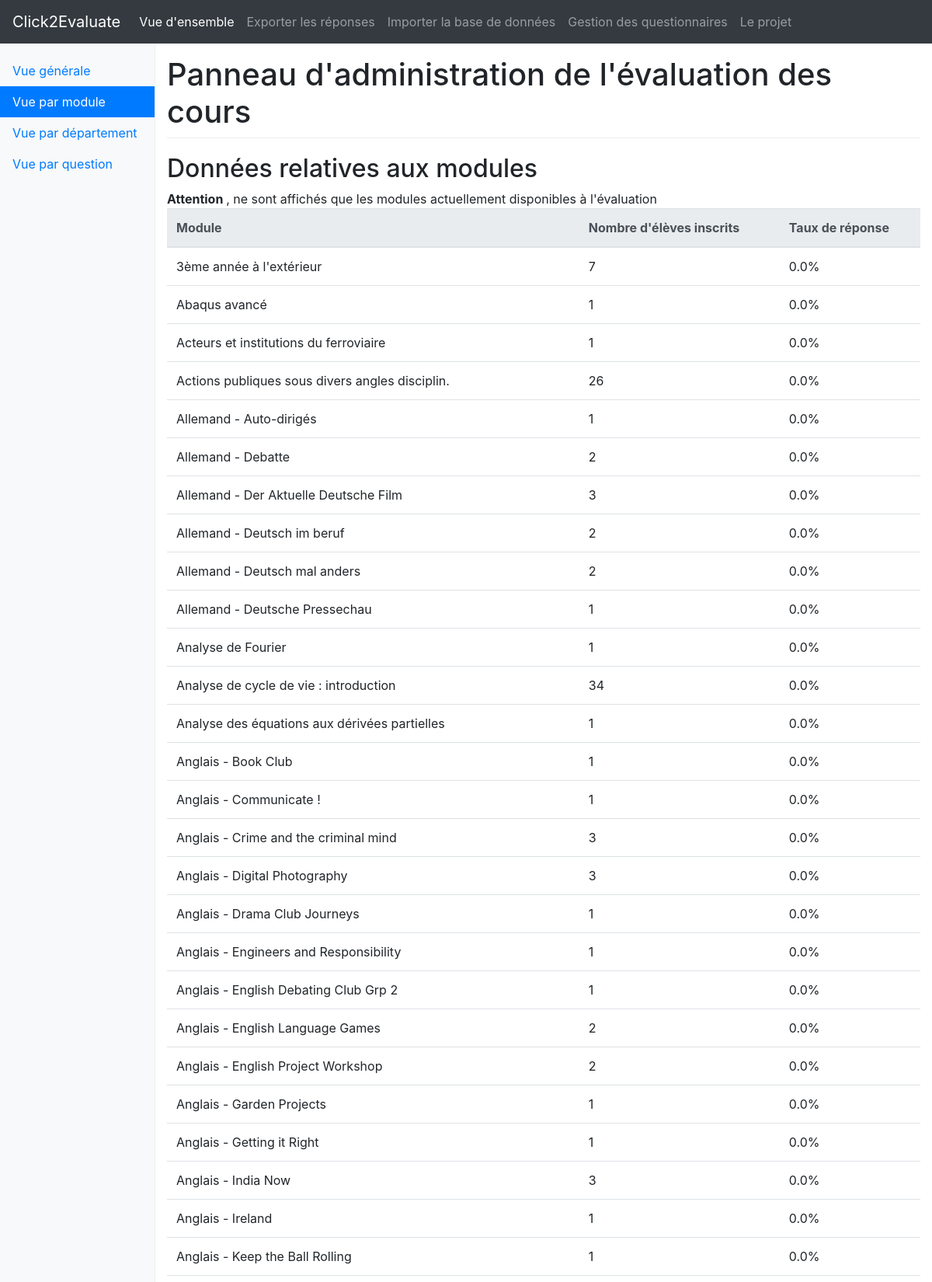
The app's page /s2ip/vueGlobale/module/ (upper part) with its own data.
### api/models.py (models this page shows, shortened)
class Course(models.Model):
    id_course = models.CharField(max_length = 10, unique=True)   # e.g. "TDLOG"
    label = models.CharField(max_length = 100) # e.g "Techniques de développement logiciel"
    commissionsDate = models.DateTimeField()        # last day to submit a new answer
    availableDate = models.DateTimeField()          # first day to submnit a new answer (e.g. date of the exam)
    typeForm = models.ForeignKey(TypeForm, on_delete = models.CASCADE)  #which form is used for that course ?
    def is_available(self):
        return self.availableDate <= timezone.now()
    def all_available():
        courses = Course.objects.all()
        return [c for c in courses if c.is_available()]
    def nb_students(self):
        groups = Group.objects.filter(course = self)
        return sum([g.nb_students() for g in groups])
    def nb_answers(self):
        return sum([g.nb_answers() for g in Group.objects.filter(course = self)])

### controlPanel/views.py (the view, shortened to what this page needs)
# urls.py: path('vueGlobale/<str:type_request>/', views.specific, name="specificView"),
def specific(request, type_request, format = None):
    item_list = []
    if type_request == "module":
        courses = Course.all_available()
        item_list = [{
            "label": c.label,
            "nb_students": c.nb_students(),
            "rate_answer": round(c.nb_answers()/float(c.nb_students())*100, 1),
        } for c in courses if c.nb_students() > 0]
    else:
        raise Http404
    f = (lambda x: x["label"])
    reverse = False
    item_list.sort(key = f, reverse = reverse)
    data = {
        "item_list": item_list,
        "type_request": type_request,
    }
    template = loader.get_template('controlPanel/specific.html')
    return HttpResponse(template.render(data, request))

### api/models.py (called while the page is built)
    def nb_students(self):
        return len(Survey.objects.filter(group = self))

    def nb_answers(self):
        return len(Survey.objects.filter(group = self, answered = True))

### controlPanel/templates/controlPanel/specific.html (shortened to what this page needs)
{% load static %}
<!doctype html>
<html lang="fr">
  <head>
    <link rel="stylesheet" href="https://maxcdn.bootstrapcdn.com/bootstrap/4.0.0-beta.3/css/bootstrap.min.css">
    <link rel="stylesheet" href="//cdnjs.cloudflare.com/ajax/libs/bootstrap-table/1.11.1/bootstrap-table.min.css">
    <link href="{% static 'controlPanel/style.css' %}" rel="stylesheet">
  </head>
  <body>
    <nav class="navbar navbar-expand-md navbar-dark fixed-top bg-dark">
        <a class="navbar-brand" href="{% url 'controlPanel:home' %}"> Click2Evaluate </a>
        <div class="collapse navbar-collapse" id="navbarsExampleDefault">
          <ul class="navbar-nav mr-auto">
            <li class="nav-item active">
              <a class="nav-link" href="{% url 'controlPanel:generalView' %}"> Vue d'ensemble <span class="sr-only">(current)</span></a>
            </li>
            <li class="nav-item">
              <a class="nav-link" href="{% url 'controlPanel:exportDb' %}"> Exporter les réponses </a>
            </li>
            <li class="nav-item">
              <a class="nav-link" href="{% url 'controlPanel:importDb' %}"> Importer la base de données </a>
            </li>
            <li class="nav-item">
              <a class="nav-link" href="{% url 'controlPanel:typeForm' %}"> Gestion des questionnaires </a>
            </li>
            <li class="nav-item">
              <a class="nav-link" href="{% url 'controlPanel:project' %}"> Le projet </a>
            </li>
          </ul>
        </div>
      </nav>
    <div class="container-fluid">
      <div class="row">
        <nav class="col-sm-3 col-md-2 d-none d-sm-block bg-light sidebar">
          <ul class="nav nav-pills flex-column">
            <li class="nav-item">
              <a class="nav-link" href="{% url 'controlPanel:generalView' %}"> Vue générale</a>
            </li>
            <li class="nav-item">
              <a class="nav-link {% if type_request == 'module'%} active {% endif %}"
                href="{% url 'controlPanel:specificView' 'module'%}">
                  Vue par module
                  </a>
            </li>
            <li class="nav-item">
              <a class="nav-link {% if type_request == 'departement'%} active {% endif %}"
                href="{% url 'controlPanel:specificView' 'departement' %}">
                  Vue par département
                    </a>
            </li>
            <li class="nav-item">
              <a class="nav-link"
              href="{% url 'controlPanel:questionViewHome'%}"> Vue par question </a>
            </li>
          </ul>
        </nav>
        <main role="main" class="col-sm-9 ml-sm-auto col-md-10 pt-3">
          <h1> Panneau d'administration de l'évaluation des cours </h1>
          <h2> Données relatives aux {% if type_request == 'module'%} modules {% else %} départements {% endif %} </h2>
          {% if type_request == 'departement'%}
            <p> <b> Attention </b>, on s'intéresse ici aux département de rattachement des élèves et non des cours. </p>
          {% else %}
              <b> Attention </b>, ne sont affichés que les modules actuellement disponibles à l'évaluation
           {% endif %}
            <table class="table" data-toggle="table" data-pagination="true" data-search="true" data-page-size="25">
              <thead class="thead-light">
                <tr>
                  <th scope="col" data-sortable="true" data-field="id">
                    {% if type_request == 'module'%} Module {% else %} Département {% endif %}
                  </th>
                  <th scope="col" data-sortable="true" data-field="number"> Nombre d'élèves inscrits </th>
                  <th scope="col" data-sortable="true" data-field="rate"> Taux de réponse </th>
                </tr>
              </thead>
              <tbody>
                {% for item in item_list %}
                <tr>
                  <td> {{ item.label }} </td>
                  <td> {{ item.nb_students }} </td>
                  <td> {{ item.rate_answer }}% </td>
                </tr>
                {% endfor %}
              </tbody>
            </table>
        </main>
      </div>
    </div>
  </body>
</html>

### controlPanel/static/controlPanel/style.css (style rules this page uses)
body { padding-top: 3.5rem; }
h1 { padding-bottom: 9px; margin-bottom: 20px; border-bottom: 1px solid #eee; }
.sidebar { position: fixed; top: 51px; bottom: 0; left: 0; z-index: 1000; padding: 20px 0; overflow-x: hidden; overflow-y: auto; border-right: 1px solid #eee; }
.sidebar .nav { margin-bottom: 20px; }
.sidebar .nav-item { width: 100%; }
.sidebar .nav-item + .nav-item { margin-left: 0; }
.sidebar .nav-link { border-radius: 0; }

### records on screen
Course: label "3ème année à l'extérieur"
Course: label "Abaqus avancé"
Course: label "Acteurs et institutions du ferroviaire"
Course: label "Actions publiques sous divers angles disciplin."
Course: label "Allemand - Auto-dirigés"
Course: label "Allemand - Debatte"
Course: label "Allemand - Der Aktuelle Deutsche Film"
Course: label "Allemand - Deutsch im beruf"
Course: label "Allemand - Deutsch mal anders"
Course: label "Allemand - Deutsche Pressechau"
Course: label "Analyse de Fourier"
Course: label "Analyse de cycle de vie : introduction"
Course: label "Analyse des équations aux dérivées partielles"
Course: label "Anglais - Book Club"
Course: label "Anglais - Communicate !"
Course: label "Anglais - Crime and the criminal mind"
Course: label "Anglais - Digital Photography"
Course: label "Anglais - Drama Club Journeys"
Course: label "Anglais - Engineers and Responsibility"
Course: label "Anglais - English Debating Club Grp 2"
Course: label "Anglais - English Language Games"
Course: label "Anglais - English Project Workshop"
Course: label "Anglais - Garden Projects"
Course: label "Anglais - Getting it Right"
Course: label "Anglais - India Now"
Course: label "Anglais - Ireland"
Course: label "Anglais - Keep the Ball Rolling"

### other values on screen
{{ item.nb_students }} "7" "1" "1" "26" "1" "2" "3" "2" "2" "1" "1" "34" "1" "1" "1" "3" "3" "1" "1" "1" "2" "2" "1" "1" "3" "1" "1"
{{ item.rate_answer }} "0.0" "0.0" "0.0" "0.0" "0.0" "0.0" "0.0" "0.0" "0.0" "0.0" "0.0" "0.0" "0.0" "0.0" "0.0" "0.0" "0.0" "0.0" "0.0" "0.0" "0.0" "0.0" "0.0" "0.0" "0.0" "0.0" "0.0"
